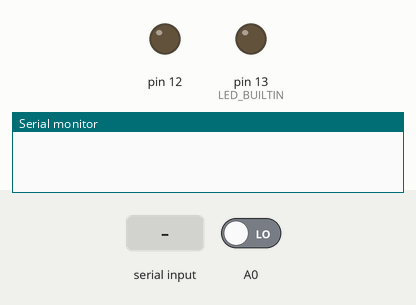
This sketch was run on a simulated Arduino Uno, built with avr-gcc and run on an emulated ATmega328P. On the bench: output pins drawn as LEDs (lit = HIGH), the last lines printed to the serial monitor. Dashed ring = blinking. The inputs (shaded band) are chosen by the test bench; at power-on: A0 LOW.

Above: at 1.2 s.
1.3 s: "BALL\n" received over Serial
At 1.4 s:
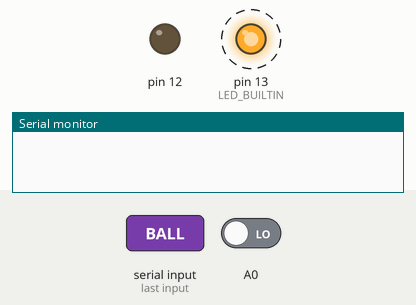
3.4 s: "ON\n" received over Serial
At 4.3 s:
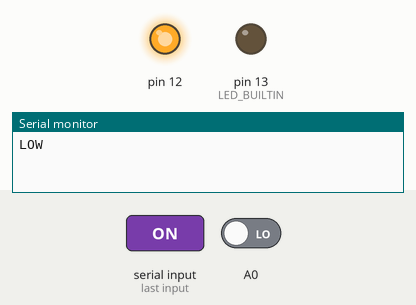
Timing chart, 0 to 6.4 s (numbered marks = the images above; inputs shaded):
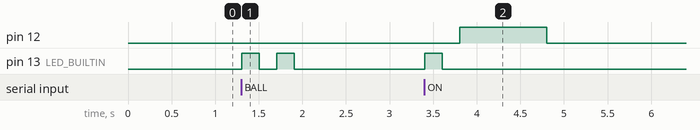

The sketch:

Baseball-Arduino.ino
```cpp
String str;

void setup() {
  pinMode(12, OUTPUT);
  pinMode(A0, INPUT);
  pinMode(LED_BUILTIN, OUTPUT);
  Serial.begin(9600);
}

void blink(int times) {
  for (int i = 0; i < times; i++) {
    digitalWrite(LED_BUILTIN, HIGH);
    delay(200);
    digitalWrite(LED_BUILTIN, LOW);
    delay(200);
  }
}

void loop() {
  if (Serial.available()) {
    str = Serial.readStringUntil('\n');

    if (str == "ON") {
      blink(1);
      digitalWrite(12, HIGH);
      delay(1000);
      digitalWrite(12, LOW);
      delay(1000);
    }
    else {
      digitalWrite(12, LOW);
      digitalWrite(LED_BUILTIN, LOW);
    }

    if (str == "BALL") {
      blink(2);
      int value = digitalRead(A0);
      if (value == HIGH) {
        Serial.println("HIGH");
      } else {
        Serial.println("LOW");
      }
    }
  }
}
```

Measured:
- after the input at 1.3 s, pin 13 (LED_BUILTIN): alternates HIGH for 0.20 s and LOW for 0.20 s, 4 changes in all, then stays LOW, starting at once
- after the input at 3.4 s, pin 12: LOW → HIGH after 0.40 s, → LOW 1.0 s later; pin 13 (LED_BUILTIN): LOW → HIGH at once, → LOW 0.20 s later
